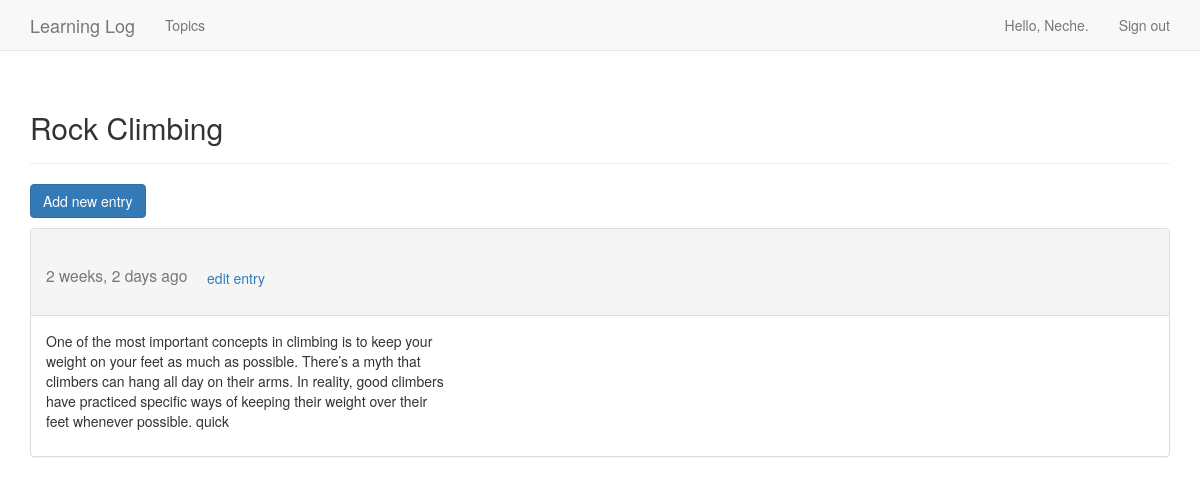
Page /topics/2 (signed in) on the committed database.
### learning_logs/models.py (models this page shows, shortened)
class Topic(models.Model):
    text = models.CharField(max_length=200)
    date_added = models.DateTimeField(auto_now_add=True)
    owner = models.ForeignKey(User, on_delete=models.CASCADE)
    def __str__(self):
        return self.text

class Entry(models.Model):
    topic = models.ForeignKey(Topic, on_delete=models.CASCADE)
    text = models.TextField()
    date_added = models.DateTimeField(auto_now_add=True)
    date_updated = models.DateTimeField(auto_now=True)
    class Meta:
        verbose_name_plural = 'entries'

### learning_logs/views.py (the view)
# urls.py: path('topics/<int:topic_id>', views.topic, name='topic'),
@login_required
def topic(request, topic_id):
    topic = Topic.objects.get(id=topic_id)
    check_topic_owner(request, topic)
    entries = topic.entry_set.order_by('-date_added')
    context = {
        'topic': topic,
        'entries' : entries,
    }
    return render(request, 'learning_logs/topic.html', context)

### learning_logs/views.py (called while the page is built)
def check_topic_owner(request, topic):
    if topic.owner != request.user:
        raise Http404

### learning_logs/templates/learning_logs/topic.html (shortened to what this page needs)
{% extends "learning_logs/base.html" %}
{% load bootstrap3%}
{% load humanize%}
{% block header%}
<h2>{{topic}} </h2>
{% endblock%}
{% block content %}
<p><a href="{% url 'learning_logs:new_entry' topic.id %}" class="btn btn-primary">Add new entry</a></p>
{% for entry in entries %}
 <div class="panel panel-default">
  <div class="panel-heading">
    <h3>
      <small>{{entry.date_added| naturaltime}}</small>
      <small>
        <a href="{% url 'learning_logs:edit_entry' entry.id %}" class="btn btn primary">edit entry</a>
      </small>
    </h3>
  </div>
  <div class="panel-body">
    {{entry.text | linebreaks}}
  </div>
 </div>
{% empty %}
    There are no entry for this topic yet.
{% endfor %}
{% endblock %}

### learning_logs/templates/learning_logs/base.html (shortened to what this page needs)
{% load bootstrap3 %}
<!DOCTYPE html>
<html lang="en">
<head>
  {% bootstrap_css %}
</head>
<body>
  <nav class="navbar navbar-default navbar-static-top">
    <div class="container">
      <div class="navbar-header">
        <a class="navbar-brand" href="{% url 'learning_logs:index' %}">Learning Log</a>
      </div>
      <div id="navbar" class="navbar-collapse collapse">
        <ul class="nav navbar-nav">
          <li><a href="{% url 'learning_logs:topics' %}">Topics</a></li>
        </ul>
        <ul class="nav navbar-nav navbar-right">
          {% if user.is_authenticated%}
          <li><a>Hello, {{user.username}}.</a></li>
          <li><a href="{% url 'users:logout' %}" style="color:">Sign out</a></li>
          {% else %}
          <li><a href="{% url 'users:register' %}">Sign Up</a></li>
          <li><a href="{% url 'users:login' %}">Sign In</a></li>
          {% endif %}
        </ul>
      </div>
    </div>
  </nav>
  <div class="container">
    <div class="page-header">
      {% block header %}{% endblock%}
    </div>
    <div>
      {% block content %}{% endblock%}
    </div>
  </div>
</body>
</html>

### rows in the picture
Topic: text "Rock Climbing"
Entry: date_added "2 weeks, 2 days ago", text "One of the most important concepts in climbing is to keep your weight on your feet as much as possible. There’s a myth that climbers can hang all day on their arms. In reality, good climbers have practiced specific ways of keeping their weight over their feet whenever possible. quick"

### other values in the picture
{{ user.username }} "Neche"
